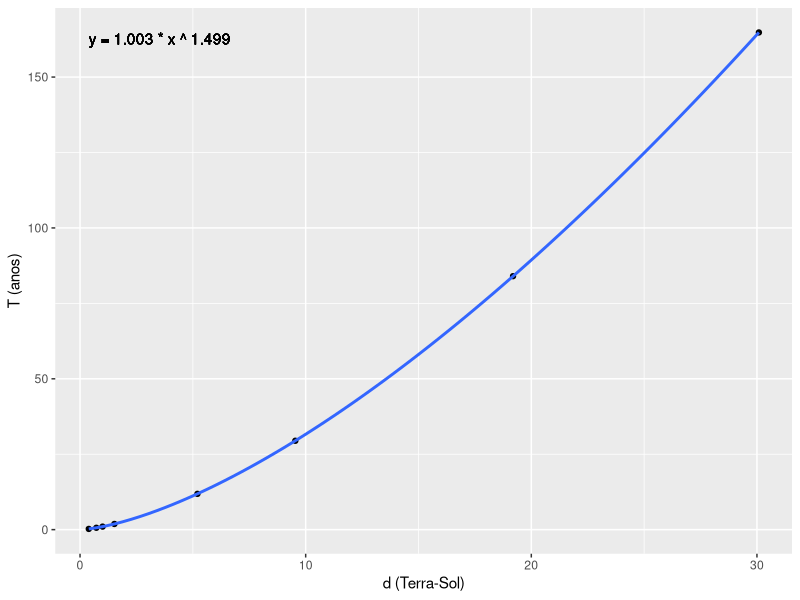

This chart was generated by the following R code:
library( ggplot2 )

x <- c( 0.387, 0.723, 1, 1.523, 5.203, 9.541, 19.190, 30.086 )
y <- c( 0.241, 0.615, 1, 1.881,11.861, 29.457, 84.008, 164.784 )

df <- data.frame( x, y )

modelo <- nls(
  formula = y ~ a * x ^ b,
  data = df,
  start = list( a = 1, b = 1 )
)

a <- summary( modelo )$coefficients[ 1 ]
b <- summary( modelo )$coefficients[ 2 ]

texto <- sprintf( 'y = %.3f * x ^ %.3f', a, b )

ggplot(df, aes( x, y )) +
  geom_point() +
  geom_smooth( 
    method = 'nls', 
    formula = y ~ a * x ^ b, 
    method.args = list( start = c( a = 1, b = 1) ), 
    se = FALSE
  ) + 
  xlab( 'd (Terra-Sol)' ) + 
  ylab( 'T (anos)' ) +
  geom_text( 
    aes( x = min( x ), y = max( y ), label = texto), 
    hjust = 0, 
    vjust = 1 
  )
